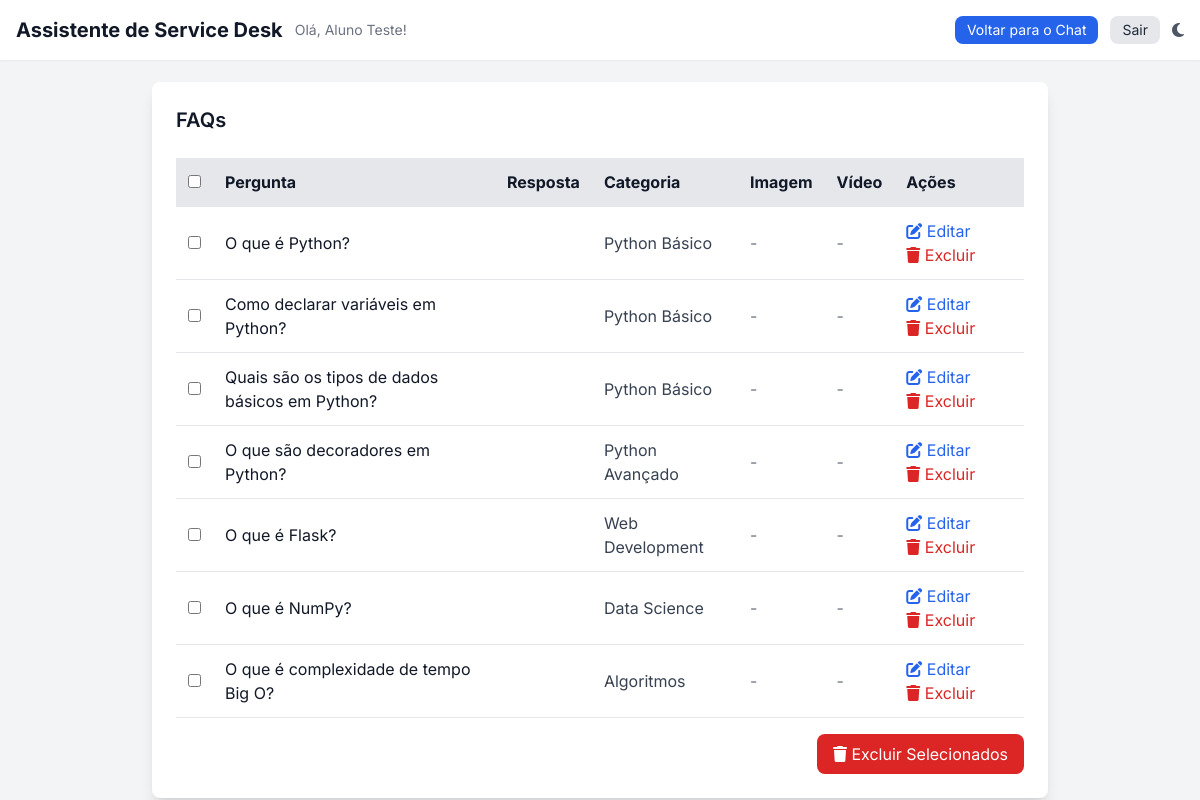
The page /faqs (signed in) on the database its author committed.
### app.py (models this page shows)
class User(UserMixin, db.Model):
    id = db.Column(db.Integer, primary_key=True)
    name = db.Column(db.String(100), nullable=False)
    email = db.Column(db.String(100), unique=True, nullable=False)
    password = db.Column(db.String(200), nullable=False)
    is_admin = db.Column(db.Boolean, default=False)
    phone = db.Column(db.String(20))
    registered_at = db.Column(db.DateTime, default=datetime.utcnow)
    last_login = db.Column(db.DateTime)
    points = db.Column(db.Integer, default=0)
    level_id = db.Column(db.Integer, db.ForeignKey('level.id'), nullable=True)
    level = db.relationship('Level', backref='users')
    team_id = db.Column(db.Integer, db.ForeignKey('team.id'), nullable=True)
    avatar_url = db.Column(db.String(255), nullable=True)

class FAQ(db.Model):
    id = db.Column(db.Integer, primary_key=True)
    category_id = db.Column(db.Integer, db.ForeignKey('category.id'), nullable=False)
    question = db.Column(db.Text, nullable=False)
    answer = db.Column(db.Text, nullable=False)
    image_url = db.Column(db.String(500))
    video_url = db.Column(db.String(500))
    file_name = db.Column(db.String(255))
    file_data = db.Column(db.LargeBinary)
    created_at = db.Column(db.DateTime, default=datetime.utcnow)
    category = db.relationship('Category', backref='faqs')

class Category(db.Model):
    id = db.Column(db.Integer, primary_key=True)
    name = db.Column(db.String(100), unique=True, nullable=False)

### app.py (the view)
@app.route('/faqs', methods=['GET'])
@login_required
def faqs():
    categories = Category.query.all()
    faqs = FAQ.query.all()
    faq_to_edit = None
    if request.args.get('edit'):
        faq_id = request.args.get('edit')
        faq_to_edit = FAQ.query.get_or_404(faq_id)
    return render_template('faqs.html', faqs=faqs, categories=categories, faq_to_edit=faq_to_edit)

### app.py (called while the page is built)
@login_manager.user_loader
def load_user(user_id):
    return User.query.get(int(user_id))

@app.context_processor
def inject_user_gamification_data():
    if current_user.is_authenticated and current_user.level:
        return dict(user_level_insignia=current_user.level.insignia)
    return dict(user_level_insignia='')

@app.context_processor
def inject_gamification_progress():
    if not current_user.is_authenticated:
        return {}
    progress_data = {'percentage': 0, 'next_level_points': None}
    if current_user.level:
        current_level = current_user.level
        next_level = Level.query.filter(Level.min_points > current_level.min_points).order_by(Level.min_points.asc()).first()
        if next_level:
            points_for_level = next_level.min_points - current_level.min_points
            points_achieved = current_user.points - current_level.min_points
            progress_data['percentage'] = max(0, min(100, (points_achieved / points_for_level) * 100 if points_for_level > 0 else 100))
            progress_data['next_level_points'] = next_level.min_points
        else:
            progress_data['percentage'] = 100
    return dict(progress=progress_data)

### templates/faqs.html (shortened to what this page needs)
<!DOCTYPE html>
<html lang="pt-BR">
<head>
    <script src="https://cdn.tailwindcss.com"></script>
    <link href="/static/styles.css" rel="stylesheet">
    <link rel="stylesheet" href="https://cdnjs.cloudflare.com/ajax/libs/font-awesome/6.4.2/css/all.min.css">
</head>
<body class="bg-gray-100 dark:bg-gray-900 flex flex-col min-h-screen">
    <header class="bg-white dark:bg-gray-800 shadow-sm p-4 flex justify-between items-center fixed top-0 left-0 right-0 z-10">
        <div class="flex items-center space-x-3">
            <h1 class="text-xl font-bold text-gray-900 dark:text-gray-100">Assistente de Service Desk</h1>
            <span class="text-sm text-gray-500 dark:text-gray-400">Olá, {{ current_user.name }}!</span>
        </div>
        <div class="flex items-center space-x-3">
            <a href="/" class="text-sm px-3 py-1 bg-blue-600 text-white rounded-lg hover:bg-blue-700 transition">Voltar para o Chat</a>
            <a href="/logout" class="text-sm px-3 py-1 bg-gray-200 dark:bg-gray-700 text-gray-800 dark:text-gray-200 rounded-lg hover:bg-gray-300 dark:hover:bg-gray-600 transition">Sair</a>
            <button class="theme-toggle" onclick="toggleTheme()" title="Alternar tema">
                <i class="fas fa-moon text-gray-600 dark:text-gray-300"></i>
            </button>
        </div>
    </header>
    <main class="flex-1 flex flex-col items-center justify-center pt-20 px-4">
        <div class="w-full max-w-4xl p-6 bg-white dark:bg-gray-800 rounded-lg shadow-lg">
            <h2 class="text-xl font-semibold text-gray-900 dark:text-gray-100 mb-6">FAQs</h2>
            <form method="POST" action="/faqs/delete-multiple" id="faq-form">
                <div class="overflow-x-auto mb-4">
                    <table class="w-full text-left border-collapse">
                        <thead>
                            <tr class="bg-gray-200 dark:bg-gray-700">
                                <th class="p-3 border-b dark:border-gray-600"><input type="checkbox" id="select-all" onclick="toggleSelectAll(this)"></th>
                                <th class="p-3 border-b dark:border-gray-600">Pergunta</th>
                                <th class="p-3 border-b dark:border-gray-600">Resposta</th>
                                <th class="p-3 border-b dark:border-gray-600">Categoria</th>
                                <th class="p-3 border-b dark:border-gray-600">Imagem</th>
                                <th class="p-3 border-b dark:border-gray-600">Vídeo</th>
                                <th class="p-3 border-b dark:border-gray-600">Ações</th>
                            </tr>
                        </thead>
                        <tbody>
                            {% if faqs %}
                                {% for faq in faqs %}
                                    <tr class="hover:bg-gray-100 dark:hover:bg-gray-800">
                                        <td class="p-3 border-b dark:border-gray-600"><input type="checkbox" name="faq_ids" value="{{ faq.id }}"></td>
                                        <td class="p-3 border-b dark:border-gray-600 text-gray-900 dark:text-gray-100">{{ faq.question }}</td>
                                        <td class="p-3 border-b dark:border-gray-600 text-gray-700 dark:text-gray-300">{{ faq.formatted_answer | safe }}</td>
                                        <td class="p-3 border-b dark:border-gray-600 text-gray-700 dark:text-gray-300">{{ faq.category.name }}</td>
                                        <td class="p-3 border-b dark:border-gray-600">
                                            {% if faq.image_url %}
                                                <a href="{{ faq.image_url }}" target="_blank" class="text-blue-600 dark:text-blue-400 hover:underline">Ver Imagem</a>
                                            {% else %}
                                                <span class="text-gray-500 dark:text-gray-400">-</span>
                                            {% endif %}
                                        </td>
                                        <td class="p-3 border-b dark:border-gray-600">
                                            {% if faq.video_url %}
                                                <a href="{{ faq.video_url }}" target="_blank" class="text-blue-600 dark:text-blue-400 hover:underline">Ver Vídeo</a>
                                            {% else %}
                                                <span class="text-gray-500 dark:text-gray-400">-</span>
                                            {% endif %}
                                        </td>
                                        <td class="p-3 border-b dark:border-gray-600">
                                            <a href="/faqs/edit/{{ faq.id }}" class="text-blue-600 hover:text-blue-800 dark:text-blue-400 dark:hover:text-blue-600 mr-2">
                                                <i class="fas fa-edit"></i> Editar
                                            </a>
                                            <form method="POST" action="/faqs/delete/{{ faq.id }}" class="inline-block" onsubmit="return confirm('Tem certeza que deseja excluir esta FAQ?');">
                                                <button type="submit" class="text-red-600 hover:text-red-800 dark:text-red-400 dark:hover:text-red-600">
                                                    <i class="fas fa-trash"></i> Excluir
                                                </button>
                                            </form>
                                        </td>
                                    </tr>
                                {% endfor %}
                            {% else %}
                                <tr>
                                    <td colspan="7" class="p-3 text-center text-gray-600 dark:text-gray-400">Nenhuma FAQ cadastrada.</td>
                                </tr>
                            {% endif %}
                        </tbody>
                    </table>
                </div>
                <div class="flex justify-end">
                    <button type="submit" class="bg-red-600 text-white px-4 py-2 rounded-lg hover:bg-red-700 transition" onclick="return confirm('Tem certeza que deseja excluir as FAQs selecionadas?');">
                        <i class="fas fa-trash"></i> Excluir Selecionados
                    </button>
                </div>
            </form>
        </div>
    </main>
</body>
</html>

### static/styles.css (style rules this page uses)
:root { --primary-500: #3b82f6; --primary-600: #2563eb; --success-500: #10b981; --error-500: #ef4444; --bg-light-primary: #f3f4f6; --bg-light-secondary: #ffffff; --bg-light-tertiary: #f9fafb; --text-light-primary: #111827; --text-light-secondary: #6b7280; --border-light: #e5e7eb; --chat-user-bubble-bg: linear-gradient(135deg, #3b82f6, #60a5fa); --chat-bot-bubble-bg: #f3f4f6; --chat-welcome-bubble-bg: #eef2ff; --font-family-base: 'Inter', -apple-system, BlinkMacSystemFont, 'Segoe UI', Roboto, sans-serif; }
*, *::before, *::after { box-sizing: border-box; margin: 0; padding: 0; }
html { scroll-behavior: smooth; }
body { font-family: var(--font-family-base); line-height: 1.6; background-color: var(--bg-light-primary); color: var(--text-light-primary); transition: background-color 0.3s, color 0.3s; }

### rows shown on the page
User: name "Aluno Teste"
FAQ: question "O que é Python?", category.name "Python Básico"
FAQ: question "Como declarar variáveis em Python?", category.name "Python Básico"
FAQ: question "Quais são os tipos de dados básicos em Python?", category.name "Python Básico"
FAQ: question "O que são decoradores em Python?", category.name "Python Avançado"
FAQ: question "O que é Flask?", category.name "Web Development"
FAQ: question "O que é NumPy?", category.name "Data Science"
FAQ: question "O que é complexidade de tempo Big O?", category.name "Algoritmos"
